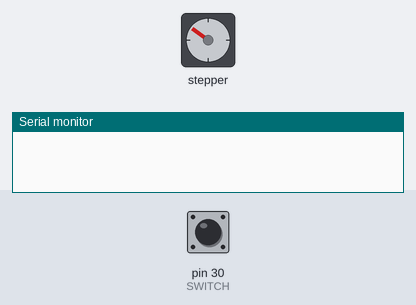
The sketch below on a simulated Arduino Mega 2560, built with avr-gcc and run on an emulated ATmega2560. On the bench: stepper motor, the last lines printed to the serial monitor. The test bench sets the inputs (shaded band); at power-on: pin 30 (SWITCH) LOW. Stepper angles assume 2048 steps per turn.

Above: at 1.2 s.
1.3 s: pin 30 (SWITCH) pulled HIGH for 0.25 s
At 2.03 s:
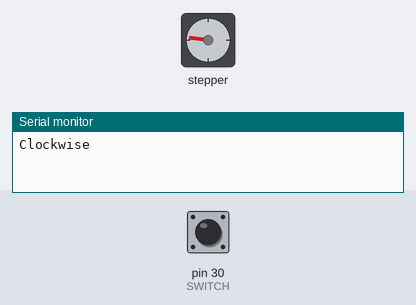
4.3 s: pin 30 (SWITCH) pulled HIGH for 1 s
At 4.52 s:
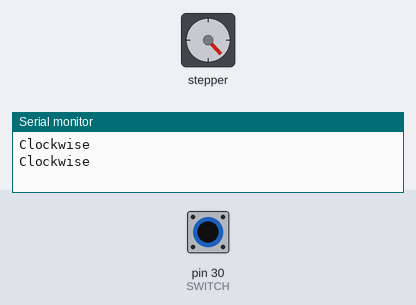
Timing chart, 0 to 17.3 s (numbered marks = the images above; inputs shaded):
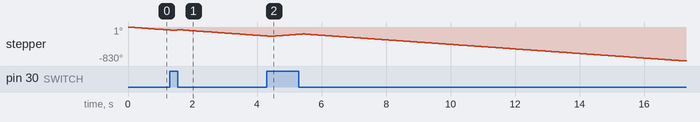

The sketch:

middle_exam.ino
```cpp
#include<Stepper.h>

#define IN1 22
#define IN2 24
#define IN3 26
#define IN4 28
#define SWITCH 30

int steps = 64;
bool isRun = false;

Stepper motor(steps, IN1, IN3, IN2, IN4);

void setup() {
  Serial.begin(9600);

  for(int i = IN1; i <= IN4; i+=2){
    pinMode(i, OUTPUT);
  }

  pinMode(SWITCH, INPUT);
  motor.setSpeed(300);
}
void loop() {
  int input = digitalRead(SWITCH);
  if(input){
    Serial.println("Clockwise");
    motor.step(steps);
  }

  else{
    motor.step(-steps);
  }
}
```
